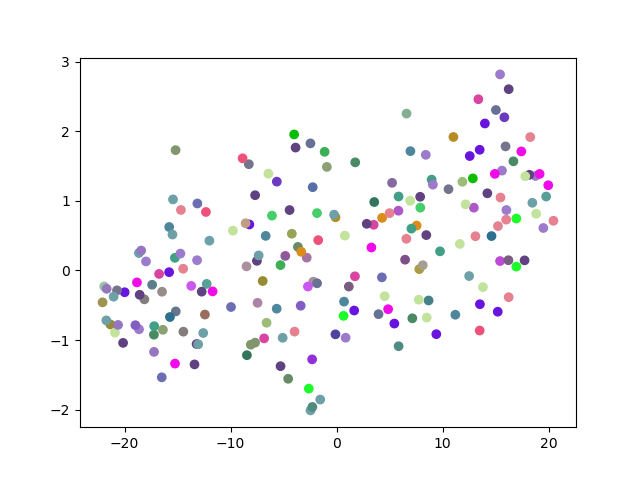

This chart was generated by the following Python code:
import torch
from utils import ARGS
import numpy as np
import torchvision
import torch.nn as nn
import utils
from tqdm import tqdm
from sklearn.manifold import TSNE
import matplotlib.pyplot as plt
from simple_cnn import get_fc

#define the model
class ResNet(nn.Module):
    def __init__(self, num_classes) -> None:
        super().__init__()

        self.resnet = torchvision.models.resnet18(weights='IMAGENET1K_V1', progress=True)
        
        # TODO define a FC layer here to process the features
        #MY IMPLEMENTATION
        self.resnet.fc = nn.Sequential(*get_fc(512, num_classes, 'none'))

    def forward(self, x):
        # TODO return unnormalized log-probabilities here
        #MY IMPLEMENTATION        
        out = self.resnet(x)
        #out = self.fc1(x)
        
        return out

#main function
def main():
    #create some variables
    N = 200 #no of samples
    C = 20 #no of classes
    F = 20 #feature size
    
    #create list of colors
    color_mat = np.random.uniform(size=(C, 3))
    
    #create list to store features and colors to plot   
    features = np.zeros((N, F))
    colors = np.zeros((N, 3))
        
    #initialize model
    model = ResNet(20)
    params = torch.load('resnet.pt')
    model.load_state_dict(params)
    
    #softmax layer
    softmax = nn.Softmax(dim=1)

    #initialize test dataloader
    dataloader = utils.get_data_loader(
        'voc', train=False, batch_size=1, split='test')
    
    #extract features
    for batch_idx, (data, target, wgt) in tqdm(enumerate(dataloader)):
        #if index exceeds N
        if batch_idx >= N:
            break
        
        #extract features
        fts = softmax(model(data)).cpu().detach().numpy().flatten()

        #extract relevant colors
        labels = (target==1).cpu().detach().numpy().flatten()
        col = color_mat[labels]
        
        #average colors
        col = np.mean(col, axis=0)
        
        #add features and colors to array
        features[batch_idx] = fts
        colors[batch_idx] = col
    
    #use tSNE to compute 2D features
    features_2d = TSNE(n_components=2, random_state=0).fit_transform(features)
    
    #plot the features and colors
    plt.scatter(features_2d[:,0], features_2d[:,1], c=colors)
    plt.savefig('tsne.png')
    
if __name__ == "__main__":
    main()